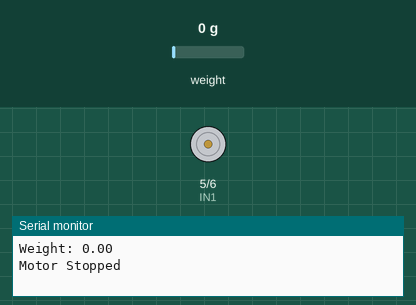
The sketch below on a simulated Arduino Uno, built with avr-gcc and run on an emulated ATmega328P. Parts: motor-driver pin pairs drawn as motors (green arrow = first pin HIGH = forward, orange = second pin HIGH = backward, longer = more drive, scaled by the enable pin), the last lines printed to the serial monitor. The test bench sets the inputs (shaded band); at power-on: weight on the scale 0 g.

Above: at 2.2 s.
2.3 s: weight on the scale set to 1 g
At 3.7 s:
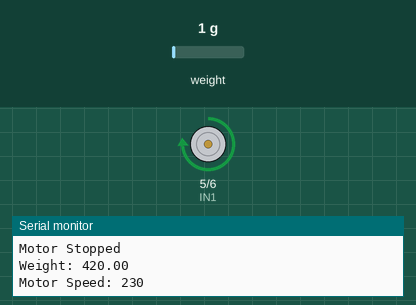
4.5 s: weight on the scale set to 100 g
At 5.3 s:
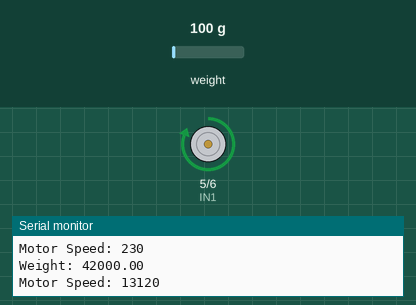
Timing chart, 0 to 7.5 s (numbered marks = the images above; inputs shaded):
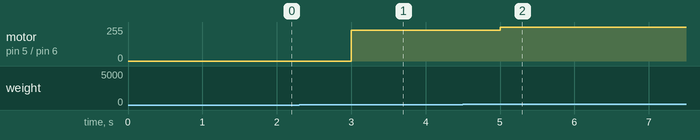

The sketch:

Test_pennyrobot.ino
```cpp
#include <HX711.h>
// HX711 Load Cell Pins
#define DT_PIN 2  // HX711 Data Pin
#define SCK_PIN 3  // HX711 Clock Pin
// L298N Motor Driver Pins
#define IN1 5   // Motor A Direction
#define IN2 6   // Motor A Direction
#define ENA 9   // Motor A Speed (PWM)
HX711 scale;  // Create HX711 object
void setup() {
    Serial.begin(9600);  // Start Serial Monitor

    // Initialize HX711
    scale.begin(DT_PIN, SCK_PIN);
    scale.set_scale();  // Adjust this for calibration
    scale.tare();  // Reset scale to zero

    // Setup L298N motor control pins
    pinMode(IN1, OUTPUT);
    pinMode(IN2, OUTPUT);
    pinMode(ENA, OUTPUT);

    // Set motor direction forward
    digitalWrite(IN1, HIGH);
    digitalWrite(IN2, LOW);
}
void loop() {
    float weight = scale.get_units(10);  // Read weight (average over 10 readings)
    Serial.print("Weight: ");
    Serial.println(weight);  // Print weight to Serial Monitor

    // Map weight (0-500g) to motor speed (100-255 PWM)
    int motorSpeed = map(weight, 0, 500, 100, 255);

    // Ensure motor runs only when weight is detected
    if (weight > 10) {  // Adjust threshold as needed
        analogWrite(ENA, motorSpeed);  // Adjust motor speed
        Serial.print("Motor Speed: ");
        Serial.println(motorSpeed);
    } else {
        analogWrite(ENA, 0);  // Stop motor when no weight
        Serial.println("Motor Stopped");
    }
    //delay(500);  // Small delay to avoid rapid changes
}
```

Measured:
- the behaviour switches between 0 and 1 g on weight on the scale (found by bisection; images 0 and 1)
- after the input at 2.3 s, motor on pin 5 (IN1) / pin 6 (IN2): stopped → forward 230/255 after 0.70 s
- after the input at 4.5 s, motor on pin 5 (IN1) / pin 6 (IN2): forward 230/255 → forward 255/255 after 0.50 s
